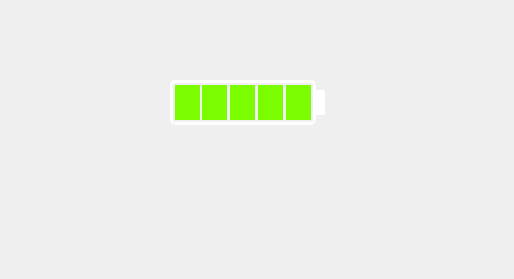
<?xml version="1.0" encoding="UTF-8"?>
<ui version="4.0">
 <class>BatteryWidget</class>
 <widget class="QWidget" name="BatteryWidget">
  <property name="geometry">
   <rect>
    <x>0</x>
    <y>0</y>
    <width>514</width>
    <height>279</height>
   </rect>
  </property>
  <property name="windowTitle">
   <string>BatteryWidget</string>
  </property>
  <widget class="QWidget" name="wg_container" native="true">
   <property name="geometry">
    <rect>
     <x>170</x>
     <y>80</y>
     <width>179</width>
     <height>59</height>
    </rect>
   </property>
   <property name="styleSheet">
    <string notr="true">#wg_container
{
	background:rgba(0, 0, 0, 0);
}</string>
   </property>
   <widget class="QLabel" name="body_head">
    <property name="geometry">
     <rect>
      <x>145</x>
      <y>10</y>
      <width>10</width>
      <height>25</height>
     </rect>
    </property>
    <property name="styleSheet">
     <string notr="true">#body_head
{
	background:#ffffff;
	border-radius: 2px;
}</string>
    </property>
    <property name="text">
     <string/>
    </property>
   </widget>
   <widget class="QLabel" name="body">
    <property name="geometry">
     <rect>
      <x>0</x>
      <y>0</y>
      <width>146</width>
      <height>45</height>
     </rect>
    </property>
    <property name="styleSheet">
     <string notr="true">#body
{
	border:3px ridge #ffffff;
	border-radius: 5px;
}</string>
    </property>
    <property name="text">
     <string/>
    </property>
   </widget>
   <widget class="QLabel" name="lvl_1">
    <property name="geometry">
     <rect>
      <x>5</x>
      <y>5</y>
      <width>25</width>
      <height>35</height>
     </rect>
    </property>
    <property name="styleSheet">
     <string notr="true">#lvl_1
{
	background:#7CFC00;
}</string>
    </property>
    <property name="text">
     <string/>
    </property>
   </widget>
   <widget class="QLabel" name="lvl_2">
    <property name="geometry">
     <rect>
      <x>32</x>
      <y>5</y>
      <width>25</width>
      <height>35</height>
     </rect>
    </property>
    <property name="styleSheet">
     <string notr="true">#lvl_2
{
	background:#7CFC00;
}</string>
    </property>
    <property name="text">
     <string/>
    </property>
   </widget>
   <widget class="QLabel" name="lvl_3">
    <property name="geometry">
     <rect>
      <x>60</x>
      <y>5</y>
      <width>25</width>
      <height>35</height>
     </rect>
    </property>
    <property name="styleSheet">
     <string notr="true">#lvl_3
{
	background:#7CFC00;
}</string>
    </property>
    <property name="text">
     <string/>
    </property>
   </widget>
   <widget class="QLabel" name="lvl_4">
    <property name="geometry">
     <rect>
      <x>88</x>
      <y>5</y>
      <width>25</width>
      <height>35</height>
     </rect>
    </property>
    <property name="styleSheet">
     <string notr="true">#lvl_4
{
	background:#7CFC00;
}</string>
    </property>
    <property name="text">
     <string/>
    </property>
   </widget>
   <widget class="QLabel" name="lvl_5">
    <property name="geometry">
     <rect>
      <x>116</x>
      <y>5</y>
      <width>25</width>
      <height>35</height>
     </rect>
    </property>
    <property name="styleSheet">
     <string notr="true">#lvl_5
{
	background:#7CFC00;
}</string>
    </property>
    <property name="text">
     <string/>
    </property>
   </widget>
  </widget>
 </widget>
 <resources/>
 <connections/>
</ui>
